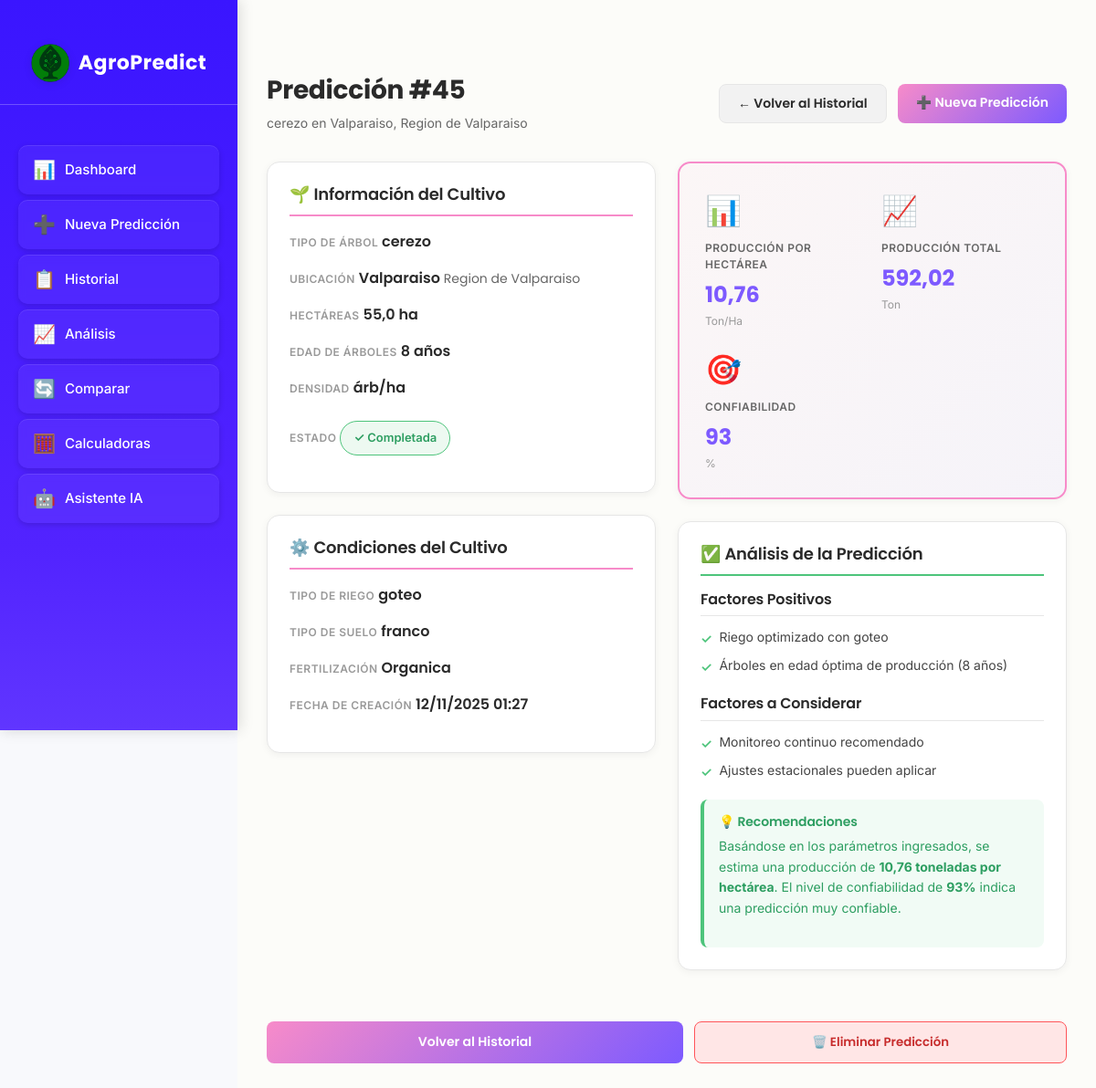
Page /prediccion/45/ on the committed database.
### predicciones/models.py (models this page shows, shortened)
class Prediccion(models.Model):
    ESTADO_CHOICES = [
        ('pendiente', 'Pendiente'),
        ('procesando', 'Procesando'),
        ('completada', 'Completada'),
        ('error', 'Error'),
    ]
    usuario = models.ForeignKey(User, on_delete=models.CASCADE, related_name='predicciones')
    tipo_arbol = models.ForeignKey(TipoArbol, on_delete=models.CASCADE)
    comuna = models.ForeignKey(Comuna, on_delete=models.CASCADE)
    hectareas = models.FloatField(validators=[MinValueValidator(0.1)])
    edad_arboles = models.IntegerField(validators=[MinValueValidator(1), MaxValueValidator(100)])
    densidad_plantacion = models.IntegerField(
        help_text="Número de árboles por hectárea",
        validators=[MinValueValidator(50), MaxValueValidator(2000)]
    )
    tipo_riego = models.CharField(max_length=20, choices=[
        ('goteo', 'Goteo'),
        ('aspersion', 'Aspersión'),
        ('gravedad', 'Gravedad'),
        ('micro_aspersion', 'Microaspersión'),
    ])
    tipo_suelo = models.CharField(max_length=20, choices=[
        ('arcilloso', 'Arcilloso'),
        ('arenoso', 'Arenoso'),
        ('franco', 'Franco'),
        ('limoso', 'Limoso'),
    ])
    fertilizacion = models.CharField(max_length=20, choices=[
        ('organica', 'Orgánica'),
        ('quimica', 'Química'),
        ('mixta', 'Mixta'),
        ('ninguna', 'Ninguna'),
    ])
    produccion_total = models.FloatField(null=True, blank=True, help_text="Toneladas totales")
    produccion_por_hectarea = models.FloatField(null=True, blank=True, help_text="Toneladas por hectárea")
    confiabilidad = models.IntegerField(
        null=True, blank=True,
        validators=[MinValueValidator(0), MaxValueValidator(100)],
        help_text="Porcentaje de confiabilidad"
    )
    inversion_estimada = models.FloatField(null=True, blank=True, help_text="Inversión total estimada en CLP")
    ingresos_proyectados_5anos = models.FloatField(null=True, blank=True, help_text="Ingresos proyectados a 5 años")
    roi_proyectado = models.FloatField(null=True, blank=True, help_text="ROI proyectado a 5 años (%)")
    consumo_agua_total = models.FloatField(null=True, blank=True, help_text="Consumo total de agua en m³")
    consumo_agua_por_hectarea = models.FloatField(null=True, blank=True, help_text="Consumo de agua por hectárea en m³")
    estado = models.CharField(max_length=20, choices=ESTADO_CHOICES, default='pendiente')
    fecha_creacion = models.DateTimeField(auto_now_add=True)
    fecha_actualizacion = models.DateTimeField(auto_now=True)
    def get_rentabilidad_categoria(self):
        if not self.roi_proyectado:
            return "Sin datos"
    class Meta:
        verbose_name = "Predicción"
        verbose_name_plural = "Predicciones"
        ordering = ['-fecha_creacion']

class TipoArbol(models.Model):
    TIPO_CHOICES = [
        ('palto', 'Palto'),
        ('naranjo', 'Naranjo'),
        ('limonero', 'Limonero'),
        ('manzano', 'Manzano'),
        ('cerezo', 'Cerezo'),
        ('nogal', 'Nogal'),
        ('almendro', 'Almendro'),
        ('olivo', 'Olivo'),
        ('durazno', 'Durazno'),
        ('peral', 'Peral'),
    ]
    tipo = models.CharField(max_length=20, choices=TIPO_CHOICES, unique=True)
    nombre_cientifico = models.CharField(max_length=100, blank=True)
    rendimiento_base = models.FloatField(help_text="Toneladas por hectárea promedio")
    precio_promedio_ton = models.FloatField(
        default=0,
        help_text="Precio promedio por tonelada en CLP"
    )
    costo_plantacion_hectarea = models.FloatField(
        default=0,
        help_text="Costo de plantación por hectárea en CLP"
    )
    costo_mantenimiento_anual = models.FloatField(
        default=0,
        help_text="Costo de mantenimiento anual por hectárea en CLP"
    )
    consumo_agua_m3_ton = models.FloatField(
        default=0,
        help_text="Metros cúbicos de agua por tonelada producida"
    )
    class Meta:
        verbose_name = "Tipo de Árbol"
        verbose_name_plural = "Tipos de Árboles"

class Comuna(models.Model):
    nombre = models.CharField(max_length=100)
    region = models.ForeignKey(Region, on_delete=models.CASCADE, related_name='comunas')
    codigo = models.CharField(max_length=10, unique=True)
    latitud = models.FloatField(null=True, blank=True)  # NUEVO
    longitud = models.FloatField(null=True, blank=True)  # NUEVO
    class Meta:
        verbose_name = "Comuna"
        verbose_name_plural = "Comunas"

class Region(models.Model):
    nombre = models.CharField(max_length=100)
    codigo = models.CharField(max_length=10, unique=True)
    latitud = models.FloatField(null=True, blank=True)  # NUEVO
    longitud = models.FloatField(null=True, blank=True)  # NUEVO
    class Meta:
        verbose_name = "Región"
        verbose_name_plural = "Regiones"

### predicciones/views.py (the view)
# urls.py: path('prediccion/<int:pk>/', views.prediccion_detalle, name='prediccion_detalle'),
def prediccion_detalle(request, pk):
    prediccion = get_object_or_404(Prediccion, pk=pk)
    analisis, created = AnalisisPrediccion.objects.get_or_create(
        prediccion=prediccion,
        defaults={
            'categoria_rentabilidad': prediccion.get_rentabilidad_categoria(),
            'recomendacion': generar_recomendacion_automatica(prediccion)
        }
    )
    otras_especies = Prediccion.objects.filter(
        comuna__region=prediccion.comuna.region,
        estado='completada'
    ).exclude(id=prediccion.id).values(
        'tipo_arbol__tipo', 'tipo_arbol__id'
    ).annotate(
        promedio_roi=Avg('roi_proyectado'),
        promedio_produccion=Avg('produccion_por_hectarea')
    ).order_by('-promedio_roi')[:3]
    context = {
        'prediccion': prediccion,
        'analisis': analisis,
        'otras_especies': otras_especies,
    }
    return render(request, 'predicciones/prediccion_detalle.html', context)

### templates/predicciones/prediccion_detalle.html (shortened to what this page needs)
{% extends 'base.html' %}
{% load static %}
{% block content %}
<div class="page-header animate-fade-up delay-1">
    <div class="page-header-info">
        <h2>Predicción #{{ prediccion.id }}</h2>
        <p>{{ prediccion.tipo_arbol.tipo }} en {{ prediccion.comuna.nombre }}, {{ prediccion.comuna.region.nombre }}</p>
    </div>
    <div class="header-buttons">
        <a href="{% url 'lista_predicciones' %}" class="btn-header btn-volver">← Volver al Historial</a>
        <a href="{% url 'nueva_prediccion' %}" class="btn-header btn-nueva">➕ Nueva Predicción</a>
    </div>
</div>
{% if prediccion.estado == "completada" %}
    <div class="prediccion-layout">
        <div class="animate-fade-up delay-2">
            <div class="info-card">
                <h3 class="card-title">🌱 Información del Cultivo</h3>
                <div class="info-group">
                    <span class="info-label">Tipo de Árbol</span>
                    <span class="info-value">{{ prediccion.tipo_arbol.tipo }}</span>
                </div>
                <div class="info-group">
                    <span class="info-label">Ubicación</span>
                    <span class="info-value">{{ prediccion.comuna.nombre }}</span>
                    <span class="info-value" style="font-size: 14px; color: #666666; font-weight: 400;">{{ prediccion.comuna.region.nombre }}</span>
                </div>
                <div class="info-group">
                    <span class="info-label">Hectáreas</span>
                    <span class="info-value">{{ prediccion.hectareas|floatformat:1 }} ha</span>
                </div>
                <div class="info-group">
                    <span class="info-label">Edad de Árboles</span>
                    <span class="info-value">{{ prediccion.edad_arboles }} años</span>
                </div>
                <div class="info-group">
                    <span class="info-label">Densidad</span>
                    <span class="info-value">{{ prediccion.densidad|floatformat:0 }} árb/ha</span>
                </div>
                <div class="info-group">
                    <span class="info-label">Estado</span>
                    <div class="badge-status">✓ Completada</div>
                </div>
            </div>
            <div class="info-card" style="margin-top: 24px;">
                <h3 class="card-title">⚙️ Condiciones del Cultivo</h3>
                <div class="info-group">
                    <span class="info-label">Tipo de Riego</span>
                    <span class="info-value">{{ prediccion.tipo_riego }}</span>
                </div>
                <div class="info-group">
                    <span class="info-label">Tipo de Suelo</span>
                    <span class="info-value">{{ prediccion.tipo_suelo }}</span>
                </div>
                <div class="info-group">
                    <span class="info-label">Fertilización</span>
                    <span class="info-value">{{ prediccion.fertilizacion|capfirst }}</span>
                </div>
                <div class="info-group">
                    <span class="info-label">Fecha de Creación</span>
                    <span class="info-value">{{ prediccion.fecha_creacion|date:"d/m/Y H:i" }}</span>
                </div>
            </div>
        </div>
        <div class="animate-fade-up delay-3">
            <div class="results-card">
                <div class="results-grid">
                    <div class="result-item">
                        <span class="result-icon">📊</span>
                        <span class="result-label">Producción por Hectárea</span>
                        <span class="result-value">{{ prediccion.produccion_por_hectarea|floatformat:2 }}</span>
                        <span class="result-unit">Ton/Ha</span>
                    </div>
                    <div class="result-item">
                        <span class="result-icon">📈</span>
                        <span class="result-label">Producción Total</span>
                        <span class="result-value">{{ prediccion.produccion_total|floatformat:2 }}</span>
                        <span class="result-unit">Ton</span>
                    </div>
                    <div class="result-item">
                        <span class="result-icon">🎯</span>
                        <span class="result-label">Confiabilidad</span>
                        <span class="result-value">{{ prediccion.confiabilidad }}</span>
                        <span class="result-unit">%</span>
                    </div>
                </div>
            </div>
            <div class="analysis-card" style="margin-top: 24px;">
                <h3 class="card-title" style="border-bottom-color: #4DC47B;">✅ Análisis de la Predicción</h3>
                <div class="analysis-section">
                    <h4 class="section-title">Factores Positivos</h4>
                    <div class="factor-list">
                        {% if prediccion.confiabilidad >= 85 %}
                            <div class="factor-item">Riego optimizado con {{ prediccion.tipo_riego }}</div>
                            <div class="factor-item">Árboles en edad óptima de producción ({{ prediccion.edad_arboles }} años)</div>
                        {% else %}
                            <div class="factor-item">Condiciones generales favorables</div>
                        {% endif %}
                    </div>
                </div>
                <div class="analysis-section">
                    <h4 class="section-title">Factores a Considerar</h4>
                    <div class="factor-list">
                        <div class="factor-item">Monitoreo continuo recomendado</div>
                        <div class="factor-item">Ajustes estacionales pueden aplicar</div>
                    </div>
                </div>
                <div class="recommendations-box">
                    <h4 class="recommendations-title">💡 Recomendaciones</h4>
                    <p class="recommendations-text">
                        Basándose en los parámetros ingresados, se estima una producción de
                        <strong>{{ prediccion.produccion_por_hectarea|floatformat:2 }} toneladas por hectárea</strong>.
                        El nivel de confiabilidad de <strong>{{ prediccion.confiabilidad }}%</strong>
                        {% if prediccion.confiabilidad >= 85 %}
                            indica una predicción muy confiable.
                        {% elif prediccion.confiabilidad >= 75 %}
                            indica una predicción confiable.
                        {% else %}
                            indica que existen factores de incertidumbre a considerar.
                        {% endif %}
                    </p>
                </div>
            </div>
        </div>
    </div>
    <div class="action-buttons animate-fade-up delay-4">
        <a href="{% url 'lista_predicciones' %}" class="btn-accion btn-ver">Volver al Historial</a>
        <form method="POST" action="{% url 'eliminar_prediccion' prediccion.pk %}" style="margin: 0; flex: 1;">
            <button type="submit" class="btn-accion btn-eliminar" style="width: 100%;" onclick="return confirm('¿Eliminar esta predicción?');">🗑️ Eliminar Predicción</button>
        </form>
    </div>
{% endif %}
{% endblock %}

### rows in the picture
Prediccion: id "45", tipo_arbol.tipo "cerezo", comuna.nombre "Valparaiso", comuna.region.nombre "Region de Valparaiso", hectareas "55,0", edad_arboles "8", tipo_riego "goteo", tipo_suelo "franco", fertilizacion "Organica", fecha_creacion "12/11/2025 01:27", produccion_por_hectarea "10,76", produccion_total "592,02", confiabilidad "93"
